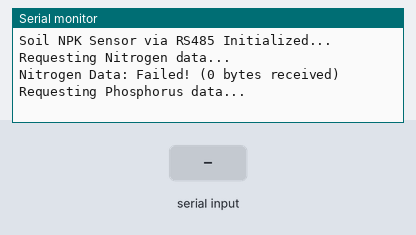
The sketch below on a simulated Arduino Uno, built with avr-gcc and run on an emulated ATmega328P. Parts: the last lines printed to the serial monitor. The test bench sets the inputs (shaded band).

Above: at 1.7 s.
1.8 s: "1" received over the second serial link
At 2.5 s:
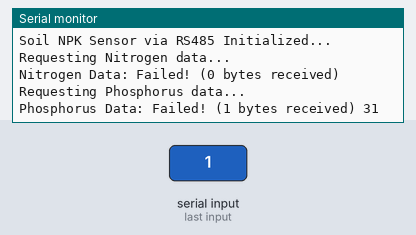
4.1 s: "0" received over the second serial link
At 6.5 s:
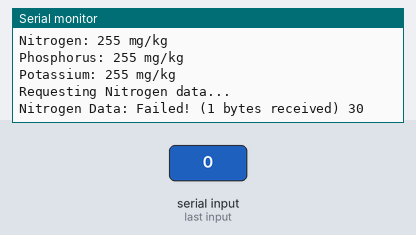
8.5 s: "2" received over the second serial link
10.8 s: "1" received over the second serial link
At 11.6 s:
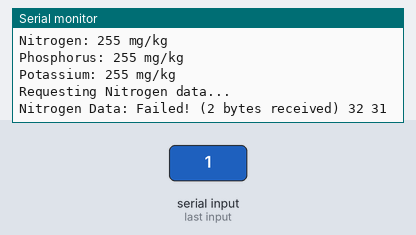
13.1 s: "0" received over the second serial link
At 13.6 s:
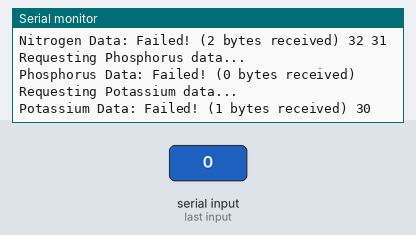

The sketch:

Soil_NPK_Sensor.ino
```cpp
#include <SoftwareSerial.h>
#include <Wire.h>

#define RE 2
#define DE 3

// Define register addresses as constants for clarity
const uint16_t NITROGEN_REG = 0x001E;
const uint16_t PHOSPHORUS_REG = 0x001F;
const uint16_t POTASSIUM_REG = 0x0020;

SoftwareSerial mod(10, 11); // Changed to pins 10 and 11, common for software serial

void setup() {
  Serial.begin(9600);
  mod.begin(9600);

  pinMode(RE, OUTPUT);
  pinMode(DE, OUTPUT);
  pinMode(10, INPUT); // Ensure RX pin is configured correctly
  pinMode(11, OUTPUT); // Ensure TX pin is configured correctly

  delay(500);
  Serial.println("Soil NPK Sensor via RS485 Initialized...");
}

void loop() {
  int nitrogen = readModbus(NITROGEN_REG, "Nitrogen");
  delay(500);
  int phosphorus = readModbus(PHOSPHORUS_REG, "Phosphorus");
  delay(500);
  int potassium = readModbus(POTASSIUM_REG, "Potassium");
  delay(500);

  Serial.print("Nitrogen: ");
  Serial.print(nitrogen);
  Serial.println(" mg/kg");

  Serial.print("Phosphorus: ");
  Serial.print(phosphorus);
  Serial.println(" mg/kg");

  Serial.print("Potassium: ");
  Serial.print(potassium);
  Serial.println(" mg/kg");

  delay(2000);
}

int readModbus(uint16_t registerAddress, const char *element) {
  byte request[8];
  byte response[7];  // Expecting 7 bytes in the response

  // Construct the Modbus request (0x01 = slave address, 0x03 = read holding registers)
  request[0] = 0x01;
  request[1] = 0x03;
  request[2] = highByte(registerAddress);
  request[3] = lowByte(registerAddress);
  request[4] = 0x00; // Number of registers to read (1)
  request[5] = 0x01;
  // Calculate CRC (Important!  This was missing in your original code)
  uint16_t crc = calculateCRC(request, 6);
  request[6] = lowByte(crc);
  request[7] = highByte(crc);

  digitalWrite(DE, HIGH);
  digitalWrite(RE, HIGH);
  delay(10);

  mod.flush();
  Serial.print("Requesting ");
  Serial.print(element);
  Serial.println(" data...");

  mod.write(request, 8);
  digitalWrite(DE, LOW);
  digitalWrite(RE, LOW);

  delay(500); // Increased delay significantly

  int bytesRead = 0;
  unsigned long startTime = millis(); // Add timeout
  while (mod.available() > 0 && bytesRead < 7 && (millis() - startTime) < 1000) { //1 second timeout
    response[bytesRead] = mod.read();
    bytesRead++;
    startTime=millis(); //reset timer if byte is received
  }

  Serial.print(element);
  Serial.print(" Data: ");

  if (bytesRead != 7) {
    Serial.print("Failed! (");
    Serial.print(bytesRead);
    Serial.print(" bytes received) ");
    for (int j = 0; j < bytesRead; j++) {
      Serial.print(response[j], HEX);
      Serial.print(" ");
    }
    Serial.println();
    return 255; // Indicate failure
  }

  for (int j = 0; j < 7; j++) {
    Serial.print(response[j], HEX);
    Serial.print(" ");
  }
  Serial.println();

  // Combine the two data bytes (bytes 3 and 4) to get the actual value
  int value = word(response[3], response[4]);  // Use word() for combining bytes

  return value;
}

// CRC calculation function (Crucial for Modbus)
uint16_t calculateCRC(byte *data, int length) {
  uint16_t crc = 0xFFFF;
  for (int i = 0; i < length; i++) {
    crc ^= data[i];
    for (int j = 8; j != 0; j--) {
      if ((crc & 0x0001) != 0) {
        crc >>= 1;
        crc ^= 0xA001;
      } else {
        crc >>= 1;
      }
    }
  }
  return crc;
}
```

Measured:
- after the input at 1.8 s, the serial monitor: prints a new line after 0.24 s (image 1)
- after the input at 4.1 s, the serial monitor: prints a new line after 2.0 s (image 2)
- after the input at 10.8 s, the serial monitor: prints a new line after 0.34 s (image 3)
- after the input at 13.1 s, the serial monitor: prints a new line after 0.08 s (image 4)
